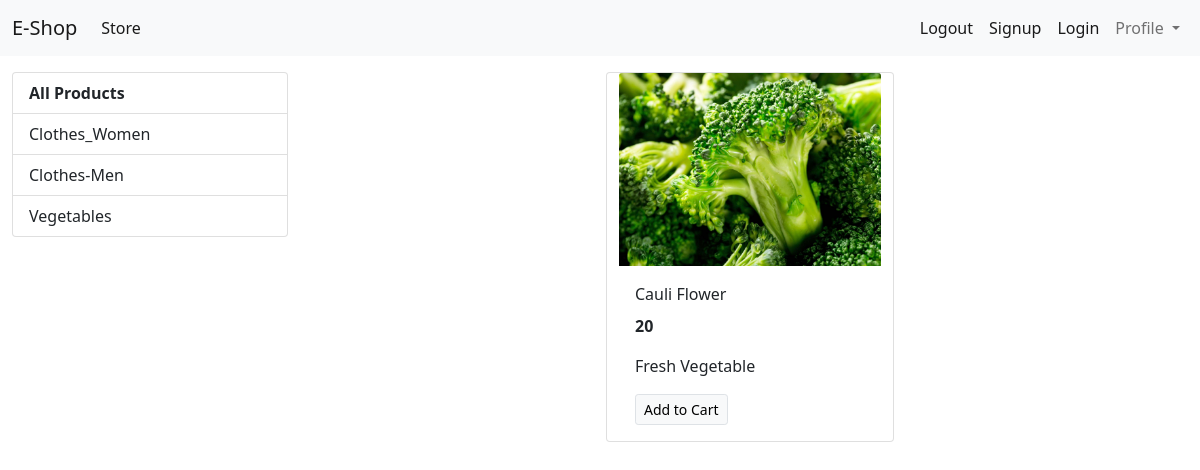
The app's page /?category=4 with its own data.
### Store/models/category.py (models this page shows, shortened)
class Category(models.Model):
    name = models.CharField(max_length=50, default="")
    class Meta:
        verbose_name_plural = "Category"
    @staticmethod
    def get_all_categories():
        return Category.objects.all()

### Store/models/product.py (models this page shows, shortened)
class Product(models.Model):
    name = models.CharField(max_length=50)
    price = models.IntegerField(default=0)
    category = models.ForeignKey(Category, on_delete=models.CASCADE, default=1)
    description = models.CharField(max_length=200, default="", null=True, blank=True)
    image = models.ImageField(upload_to="uploads/products/")
    class Meta:
        verbose_name_plural = "Product"
    @staticmethod
    def get_all_products_by_category_id(category_id):
        if category_id:
            return Product.objects.filter(category=category_id)
        else:
            return Product.get_all_Products()

### Store/views.py (the view)
# urls.py: path('', views.index, name="index"),
def index(request):
    products = None
    categories = Category.get_all_categories()
    categoryid = request.GET.get('category')
    if categoryid:
        products = Product.get_all_products_by_category_id(categoryid)
    else:
        products = Product.get_all_Products()
    data = {'products': products, 'categories': categories}
    return render(request, "index.html", data)

### Store/templates/index.html
{% extends "base.html" %}
{% block content %}
    <div class="container-fluid mt-3">
        <div class="row">
            <div class="col-lg-3 mx-auto">
                <div class="list-group">
                    <a href="/" class="list-group-item list-group-item-action"><b>All Products</b></a>
                    {% for category in categories %}
                    <a href="/?category={{category.id}}"
                        class="list-group-item list-group-item-action">{{category.name}}</a>
                    {% endfor %}
                </div>
		    </div>
            <div id="products" class="col-lg-9">
                <div class="row mx-auto">
        {% for product in products %}
          <div class="card mx-auto mb-3" style="width: 18rem;">
            <img src="{{product.image.url}}" class="card-img-top" alt="...">
            <div class="card-body">
              <p class="card-title">{{product.name}}</p>
              <p class="card-text"><b>{{product.price}}</b></p>
              <p class="card-text">{{product.description}}</p>
              <a href="#" class="btn btn-light border btn-sm">Add to Cart</a>
            </div>
          </div>
        {% endfor %}
      </div>
            </div>
        </div>
    </div>
{% endblock %}

### records on screen
Category: name "Clothes_Women"
Category: name "Clothes-Men"
Category: name "Vegetables"
Product: image (picture), name "Cauli Flower", price "20", description "Fresh Vegetable"
